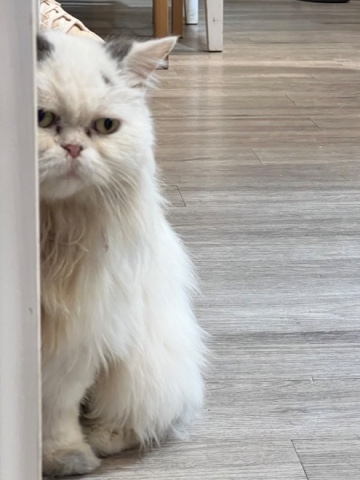
#> input picture Image_Intensity_analysis/cat_img.jpeg, 360 x 480 px
$ python -i Image_Processing.py   (imports and definitions only)
#> lines starting #> are read from the running program, lines starting #| are printed output that depends on the picture; after the words box and inside, x2 and y2 are one past the last pixel; in counts of white or black regions, pixels touching at a corner belong together
#> further down, picture is the input picture: shape (480, 360, 3); mean B, G, R 159.6, 165.2, 170
# This Python file uses the following encoding: utf-8

# if __name__ == "__main__":
#     pass
import numpy as np
import cv2
import matplotlib.pyplot as plt
import imghdr
import os
import math
# from matplotlib.backends.backend_qt5agg import FigureCanvasQTAgg as FigureCanvas  # 確保您導入了這個模組


# [132 lines left out: functions ImageEdgeDetect, image_pick_color, image_analysis, not called in this run]


def object_detected(image, threshod=80, detect_size=5):
#> called with threshod = 80, detect_size = 5
    save_div_image=False
    # 讀取影像
    # copy_set = image.copy()
    # cv2.imshow("Original Image", copy_set)

    # 轉為灰階
    img_with_contours_b = cv2.cvtColor(image, cv2.COLOR_BGR2GRAY)
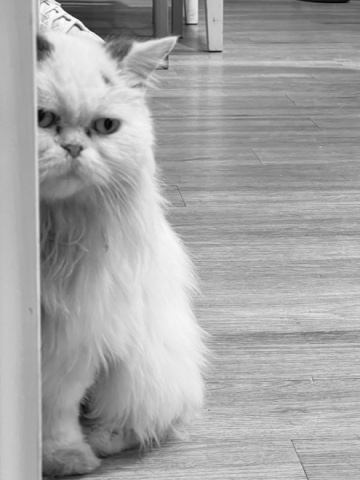
#> img_with_contours_b: shape (480, 360); min 4, max 253, mean 166

    # 形態學開運算
    kernel_size = detect_size
    kernel = cv2.getStructuringElement(cv2.MORPH_RECT, (kernel_size, kernel_size))
    img_with_contours_b = cv2.morphologyEx(img_with_contours_b, cv2.MORPH_OPEN, kernel)
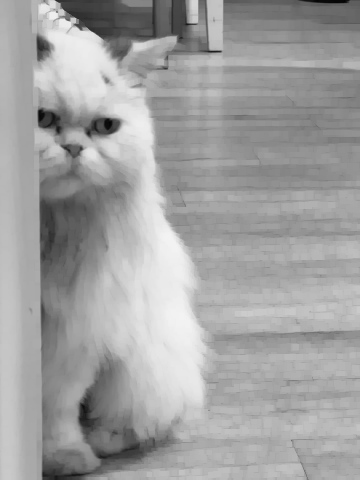
#> img_with_contours_b: shape (480, 360); min 4, max 243, mean 161.2

    # 閾值處理
    _, img_with_contours_b = cv2.threshold(img_with_contours_b, threshod, 255, cv2.THRESH_BINARY)
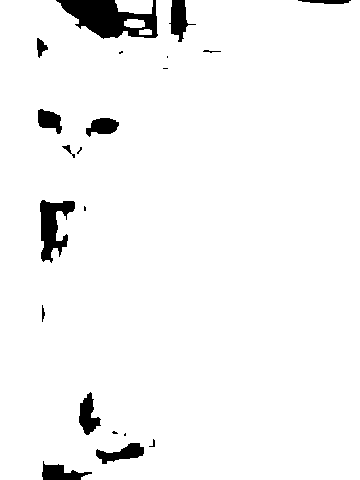
#> img_with_contours_b: shape (480, 360); 96.1% white; 21 black regions (8 under 20 px)

    # 找出輪廓
    contours, _ = cv2.findContours(img_with_contours_b, cv2.RETR_TREE, cv2.CHAIN_APPROX_NONE)
#> contours = 22 contours, 7 with area under 20; largest, box (x1, y1, x2, y2) and area: (0, 0, 360, 480) 167681, (39, 199, 76, 264) 1282, (95, 442, 145, 465) 572, (78, 391, 102, 436) 568, (85, 117, 120, 138) 448
    img_with_contours = image.copy()
    cv2.drawContours(img_with_contours, contours, -1, (0, 255, 0), 4)  # 畫出綠色輪廓
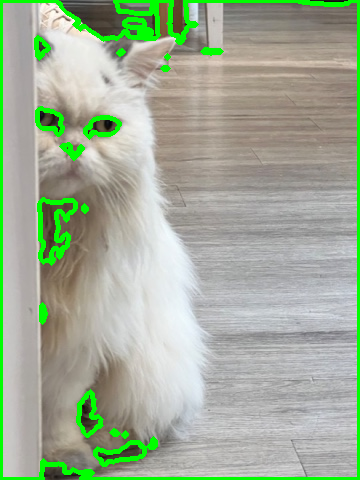
#> img_with_contours: shape (480, 360, 3); 6.58% of pixels changed, all inside (x1, y1, x2, y2) = (0, 0, 360, 480)

    # 建立遮罩影像
    mask_image = np.zeros(image.shape[:2], dtype=np.uint8)
    for i in range(1, len(contours)):
        cv2.drawContours(mask_image, contours, i, 255, cv2.FILLED)
#> this loop made 21 passes
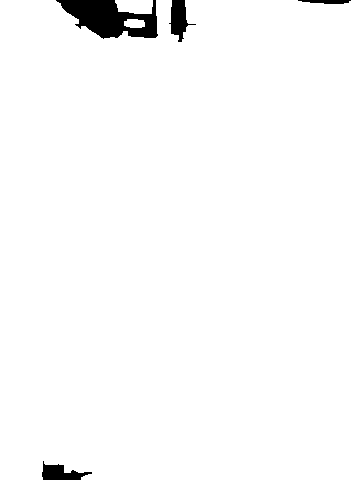
#> mask_image: shape (480, 360); 98% white; 4 black regions, box (x1, y1, x2, y2) and area: (56, 0, 158, 39) 2343, (169, 0, 196, 42) 547, (42, 461, 92, 480) 491, (298, 0, 351, 4) 159

    # 建立結果影像，只保留輪廓內的內容
    result = np.full_like(image, (255, 255, 255), dtype=np.uint8)
    # image.copyTo(result, mask_image)
    result = cv2.bitwise_and(result, result, mask=mask_image)

    # 標記與裁剪輪廓區域
    for i in range(1, len(contours)):
        shift_mesh = 10
        rect = cv2.boundingRect(contours[i])
        text = str(i)
        text_pos = (rect[0], rect[1] - shift_mesh)
        cv2.putText(result, text, text_pos, cv2.FONT_HERSHEY_SIMPLEX, 0.8, (255, 0, 0), 2)
#> this loop made 21 passes
#> (rect, text, text_pos) on passes 1 to 12: ((124, 19, 21, 9), '1', (124, 9)), ((115, 0, 38, 14), '2', (115, -10)), ((0, 0, 360, 480), '3', (0, -10)), ((95, 442, 50, 23), '4', (95, 432)), ((148, 438, 8, 10), '5', (148, 428)), ((123, 432, 4, 5), '6', (123, 422)), ((111, 430, 8, 5), '7', (111, 420)), ((78, 391, 24, 45), '8', (78, 381)), ((41, 304, 5, 19), '9', (41, 294)), ((83, 205, 4, 7), '10', (83, 195)), ((39, 199, 37, 65), '11', (39, 189)), ((71, 153, 5, 6), '12', (71, 143))
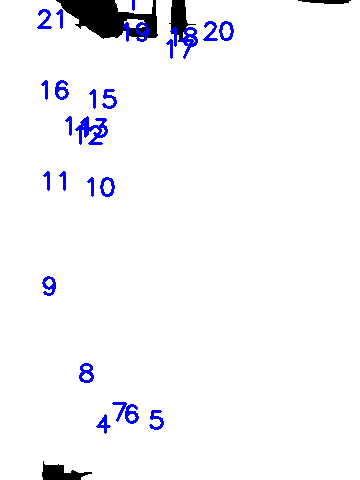
#> result: shape (480, 360, 3); mean of channels 0, 1, 2 250, 245.3, 245.3; drawn as B, G, R

    return result , (len(contours) - 1)

>>> import cv2
>>> picture = cv2.imread('../Image_Intensity_analysis/cat_img.jpeg')
>>> result = object_detected(picture)
